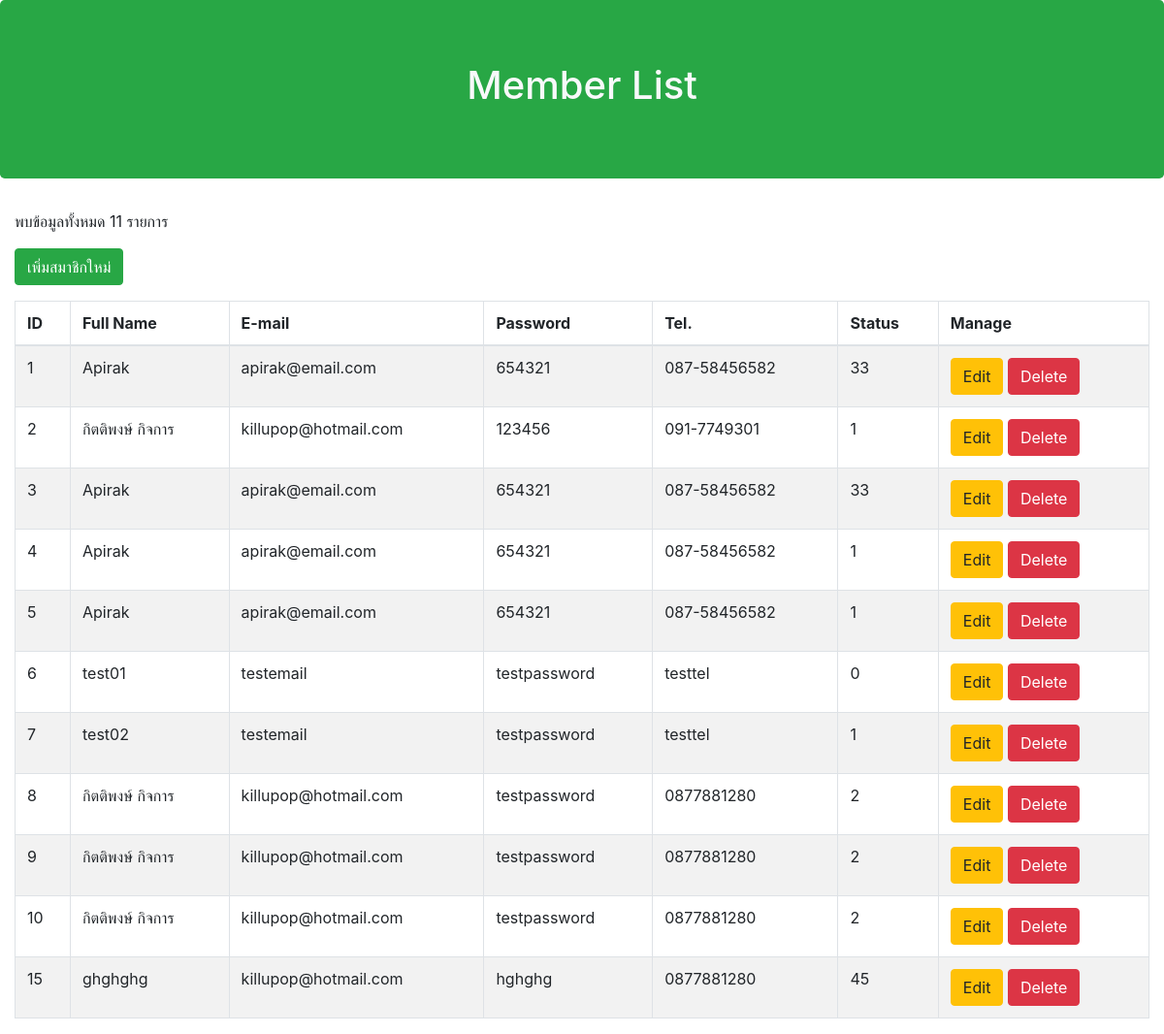
The page /read_members.php on the database its author committed.
### tables this page shows
CREATE TABLE `members` (
  `id` int(5) NOT NULL,
  `fullname` varchar(128) NOT NULL,
  `email` varchar(64) NOT NULL,
  `password` varchar(45) NOT NULL,
  `tel` varchar(20) NOT NULL,
  `status` int(1) NOT NULL
);

### read_members.php (the view, shortened to what this page needs)
<?php
require "config/connect_mysql.php";
$sql = "SELECT * FROM members";
$query = mysqli_query($connect, $sql);
$row = mysqli_num_rows($query);
?>
<html lang="en">
<head>
    <link rel="stylesheet" href="bootstab/bootstrap-4.3.1-dist/css/bootstrap.min.css">
</head>
<body>
    <div class="jumbotron bg-success text-light">
        <h1 class="display-5 text-center">Member List</h1>
    </div>
    <div class="container-fluid">
        <?php
        echo "<p>พบข้อมูลทั้งหมด " . $row . " รายการ</p>";
        echo "<p><a href='create_members.php' class='btn btn-success'>เพิ่มสมาชิกใหม่</a></p>";
        echo "<table class ='table table-bordered table-striped'>";
        echo "<thead>";
        echo "<tr>";
        echo "<th>ID</th >";
        echo "<th>Full Name</ th>";
        echo "<th>E-mail </th>";
        echo "<th>Password </th>";
        echo "<th>Tel.</th>";
        echo "<th>Status</th>";
        echo "<th>Manage</th>";
        echo "</thead>";
        echo "<tbody>";
        while ($data = mysqli_fetch_assoc($query)) {
            echo "<tr>";
            echo "<td>", $data["id"], "</td>";
            echo "<td>", $data["fullname"], "</td>";
            echo "<td>", $data["email"], "</td>";
            echo "<td>", $data["password"], "</td>";
            echo "<td>", $data["tel"], "</td>";
            echo "<td>", $data["status"], "</td>";
            echo "<td>
                    <a href='update_members.php?id=" . $data["id"] . "'class='btn btn-warning'>Edit</a>
                    <a href='delete_members.php?id=" . $data["id"] . "'class='btn btn-danger'>Delete</a>
                </td>";
            echo "</tr>";
        }
        echo "</tbody>";
        echo "</table>";
        ?>
    </div>
</body>
</html>

### rows shown on the page
members: id "1", fullname "Apirak", email "apirak@email.com", password "654321", tel "087-58456582", status "33"
members: id "2", fullname "กิตติพงษ์ กิจการ", email "killupop@hotmail.com", password "123456", tel "091-7749301", status "1"
members: id "3", fullname "Apirak", email "apirak@email.com", password "654321", tel "087-58456582", status "33"
members: id "4", fullname "Apirak", email "apirak@email.com", password "654321", tel "087-58456582", status "1"
members: id "5", fullname "Apirak", email "apirak@email.com", password "654321", tel "087-58456582", status "1"
members: id "6", fullname "test01", email "testemail", password "testpassword", tel "testtel", status "0"
members: id "7", fullname "test02", email "testemail", password "testpassword", tel "testtel", status "1"
members: id "8", fullname "กิตติพงษ์ กิจการ", email "killupop@hotmail.com", password "testpassword", tel "0877881280", status "2"
members: id "9", fullname "กิตติพงษ์ กิจการ", email "killupop@hotmail.com", password "testpassword", tel "0877881280", status "2"
members: id "10", fullname "กิตติพงษ์ กิจการ", email "killupop@hotmail.com", password "testpassword", tel "0877881280", status "2"
members: id "15", fullname "ghghghg", email "killupop@hotmail.com", password "hghghg", tel "0877881280", status "45"

### other values the page prints
$row "11"
